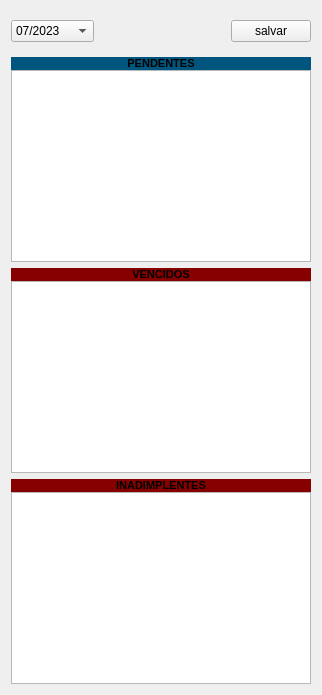
            <widget class="QWidget" name="widget_4" native="true">
             <property name="maximumSize">
              <size>
               <width>16777215</width>
               <height>16777215</height>
              </size>
             </property>
             <property name="styleSheet">
              <string notr="true">QLabel {color:&quot;white &quot;}</string>
             </property>
             <layout class="QVBoxLayout" name="verticalLayout_17">
              <item>
               <widget class="QWidget" name="widget_6" native="true">
                <property name="maximumSize">
                 <size>
                  <width>16777215</width>
                  <height>16777215</height>
                 </size>
                </property>
                <layout class="QVBoxLayout" name="verticalLayout_18">
                 <property name="spacing">
                  <number>0</number>
                 </property>
                 <property name="leftMargin">
                  <number>0</number>
                 </property>
                 <property name="topMargin">
                  <number>0</number>
                 </property>
                 <property name="rightMargin">
                  <number>0</number>
                 </property>
                 <property name="bottomMargin">
                  <number>0</number>
                 </property>
                 <item>
                  <widget class="QWidget" name="widget_26" native="true">
                   <layout class="QHBoxLayout" name="horizontalLayout_6">
                    <property name="leftMargin">
                     <number>0</number>
                    </property>
                    <property name="rightMargin">
                     <number>0</number>
                    </property>
                    <item>
                     <widget class="QComboBox" name="entry_home_mes_mensalidade">
                      <property name="sizePolicy">
                       <sizepolicy hsizetype="Preferred" vsizetype="Preferred">
                        <horstretch>0</horstretch>
                        <verstretch>0</verstretch>
                       </sizepolicy>
                      </property>
                      <property name="minimumSize">
                       <size>
                        <width>83</width>
                        <height>0</height>
                       </size>
                      </property>
                      <property name="maximumSize">
                       <size>
                        <width>16777215</width>
                        <height>16777215</height>
                       </size>
                      </property>
                      <property name="layoutDirection">
                       <enum>Qt::LeftToRight</enum>
                      </property>
                      <property name="autoFillBackground">
                       <bool>false</bool>
                      </property>
                      <property name="styleSheet">
                       <string notr="true"/>
                      </property>
                      <property name="sizeAdjustPolicy">
                       <enum>QComboBox::AdjustToContentsOnFirstShow</enum>
                      </property>
                      <item>
                       <property name="text">
                        <string>07/2023</string>
                       </property>
                      </item>
                      <item>
                       <property name="text">
                        <string>06/2023</string>
                       </property>
                      </item>
                      <item>
                       <property name="text">
                        <string>05/2023</string>
                       </property>
                      </item>
                      <item>
                       <property name="text">
                        <string>04/2023</string>
                       </property>
                      </item>
                      <item>
                       <property name="text">
                        <string>03/2023</string>
                       </property>
                      </item>
                      <item>
                       <property name="text">
                        <string>02/2023</string>
                       </property>
                      </item>
                      <item>
                       <property name="text">
                        <string>01/2023</string>
                       </property>
                      </item>
                     </widget>
                    </item>
                    <item>
                     <spacer name="horizontalSpacer_8">
                      <property name="orientation">
                       <enum>Qt::Horizontal</enum>
                      </property>
                      <property name="sizeHint" stdset="0">
                       <size>
                        <width>40</width>
                        <height>20</height>
                       </size>
                      </property>
                     </spacer>
                    </item>
                    <item>
                     <widget class="QPushButton" name="btn_home_salvar">
                      <property name="minimumSize">
                       <size>
                        <width>71</width>
                        <height>20</height>
                       </size>
                      </property>
                      <property name="styleSheet">
                       <string notr="true"/>
                      </property>
                      <property name="text">
                       <string>salvar</string>
                      </property>
                     </widget>
                    </item>
                   </layout>
                  </widget>
                 </item>
                </layout>
               </widget>
              </item>
              <item>
               <widget class="QWidget" name="widget_27" native="true">
                <property name="maximumSize">
                 <size>
                  <width>16777215</width>
                  <height>16777215</height>
                 </size>
                </property>
                <layout class="QVBoxLayout" name="verticalLayout_19">
                 <property name="spacing">
                  <number>0</number>
                 </property>
                 <property name="leftMargin">
                  <number>0</number>
                 </property>
                 <property name="topMargin">
                  <number>0</number>
                 </property>
                 <property name="rightMargin">
                  <number>0</number>
                 </property>
                 <property name="bottomMargin">
                  <number>0</number>
                 </property>
                 <item>
                  <widget class="QLabel" name="label_data_10">
                   <property name="font">
                    <font>
                     <family>Arial</family>
                     <pointsize>8</pointsize>
                     <weight>75</weight>
                     <bold>true</bold>
                    </font>
                   </property>
                   <property name="whatsThis">
                    <string comment="aglo2" extracomment="algo"/>
                   </property>
                   <property name="accessibleDescription">
                    <string/>
                   </property>
                   <property name="styleSheet">
                    <string notr="true">background-color: rgb(0, 85, 127);</string>
                   </property>
                   <property name="text">
                    <string>PENDENTES</string>
                   </property>
                   <property name="alignment">
                    <set>Qt::AlignCenter</set>
                   </property>
                  </widget>
                 </item>
                 <item>
                  <widget class="QListView" name="out_home_pendentes">
                   <property name="minimumSize">
                    <size>
                     <width>300</width>
                     <height>0</height>
                    </size>
                   </property>
                   <property name="styleSheet">
                    <string notr="true">QListView {
	background-colorrgb(212, 213, 205)
}</string>
                   </property>
                  </widget>
                 </item>
                </layout>
               </widget>
              </item>
              <item>
               <widget class="QWidget" name="widget_28" native="true">
                <property name="maximumSize">
                 <size>
                  <width>16777215</width>
                  <height>16777215</height>
                 </size>
                </property>
                <property name="sizeIncrement">
                 <size>
                  <width>0</width>
                  <height>0</height>
                 </size>
                </property>
                <layout class="QVBoxLayout" name="verticalLayout_20">
                 <property name="spacing">
                  <number>0</number>
                 </property>
                 <property name="leftMargin">
                  <number>0</number>
                 </property>
                 <property name="topMargin">
                  <number>0</number>
                 </property>
                 <property name="rightMargin">
                  <number>0</number>
                 </property>
                 <property name="bottomMargin">
                  <number>0</number>
                 </property>
                 <item>
                  <widget class="QLabel" name="label_data_13">
                   <property name="font">
                    <font>
                     <family>Arial</family>
                     <pointsize>8</pointsize>
                     <weight>75</weight>
                     <bold>true</bold>
                    </font>
                   </property>
                   <property name="styleSheet">
                    <string notr="true">background-color: rgb(134, 0, 0);</string>
                   </property>
                   <property name="text">
                    <string>VENCIDOS</string>
                   </property>
                   <property name="alignment">
                    <set>Qt::AlignCenter</set>
                   </property>
                  </widget>
                 </item>
                 <item>
                  <widget class="QListView" name="out_home_vencidos">
                   <property name="minimumSize">
                    <size>
                     <width>300</width>
                     <height>0</height>
                    </size>
                   </property>
                   <property name="styleSheet">
                    <string notr="true">QListView {
	background-colorrgb(212, 213, 205)
}</string>
                   </property>
                  </widget>
                 </item>
                </layout>
               </widget>
              </item>
              <item>
               <widget class="QWidget" name="widget_29" native="true">
                <property name="maximumSize">
                 <size>
                  <width>16777215</width>
                  <height>16777215</height>
                 </size>
                </property>
                <property name="sizeIncrement">
                 <size>
                  <width>0</width>
                  <height>0</height>
                 </size>
                </property>
                <layout class="QVBoxLayout" name="verticalLayout_21">
                 <property name="spacing">
                  <number>0</number>
                 </property>
                 <property name="leftMargin">
                  <number>0</number>
                 </property>
                 <property name="topMargin">
                  <number>0</number>
                 </property>
                 <property name="rightMargin">
                  <number>0</number>
                 </property>
                 <property name="bottomMargin">
                  <number>0</number>
                 </property>
                 <item>
                  <widget class="QLabel" name="label_data_14">
                   <property name="font">
                    <font>
                     <family>Arial</family>
                     <pointsize>8</pointsize>
                     <weight>75</weight>
                     <bold>true</bold>
                    </font>
                   </property>
                   <property name="styleSheet">
                    <string notr="true">background-color: rgb(134, 0, 0);</string>
                   </property>
                   <property name="text">
                    <string>INADIMPLENTES</string>
                   </property>
                   <property name="alignment">
                    <set>Qt::AlignCenter</set>
                   </property>
                  </widget>
                 </item>
                 <item>
                  <widget class="QListView" name="out_home_inadimplentes">
                   <property name="minimumSize">
                    <size>
                     <width>300</width>
                     <height>0</height>
                    </size>
                   </property>
                   <property name="styleSheet">
                    <string notr="true">QListView {
	background-colorrgb(212, 213, 205)
}</string>
                   </property>
                  </widget>
                 </item>
                </layout>
               </widget>
              </item>
             </layout>
            </widget>
